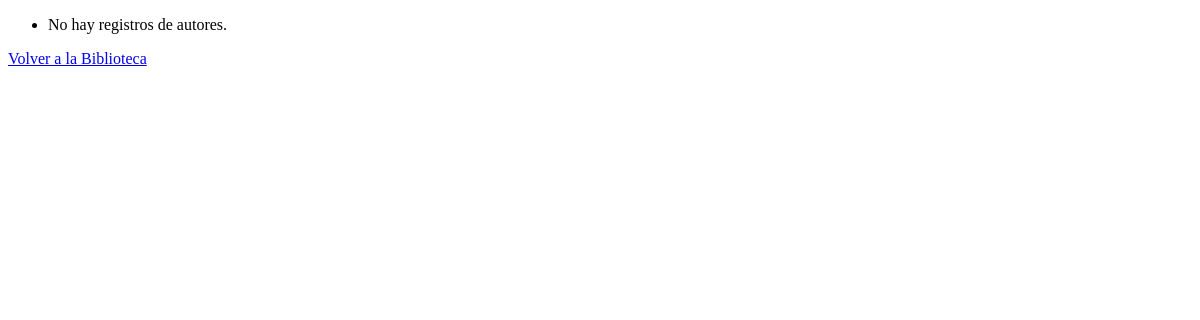
The app's page /authors/, older data.
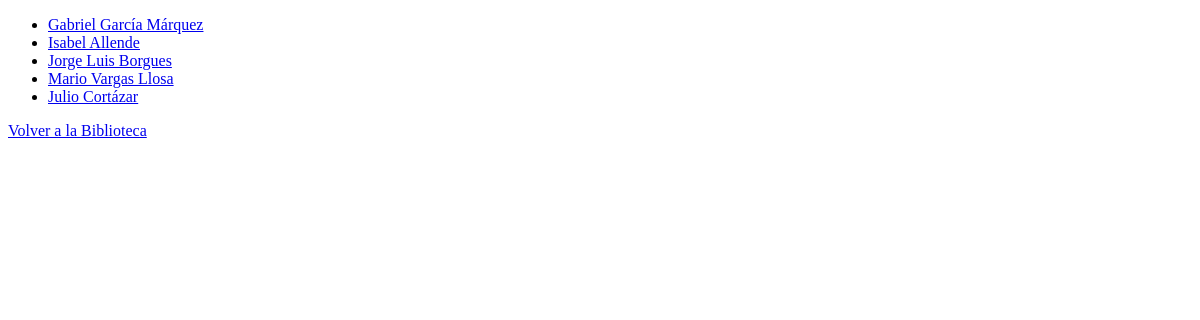
The same page, newer data.
### library/models.py (models this page shows)
class Author(models.Model):
    id_author = models.AutoField(primary_key=True)
    name = models.CharField(max_length=100)
    birth_date = models.DateField(null=True, blank=True)

### library/views.py (the view)
# urls.py: path('authors/', views.AuthorListView.as_view(), name='author_list'),
class AuthorListView(ListView):
    model = Author
    template_name = 'library/author_list.html'

### library/templates/library/author_list.html (shortened to what this page needs)
<!DOCTYPE html>
<html lang="en">
<head>
</head>
<body>
    <ul>
        {% for author in author_list %}
            <li>
                <a href="{% url 'author_detail' pk=author.id_author %}">
                    {{ author.name }}
                </a>
            </li>
        {% empty %}
            <li>No hay registros de autores.</li>
        {% endfor %}
    </ul>
    <a href="{% url 'welcome_template' %}">Volver a la Biblioteca</a>
</body>
</html>

Row changes from the older to the newer data that the page shows:
added Author: name "Gabriel García Márquez"
added Author: name "Isabel Allende"
added Author: name "Jorge Luis Borgues"
added Author: name "Mario Vargas Llosa"
added Author: name "Julio Cortázar"
Text that changed along with them:
text no longer shown: "No hay registros de autores."
